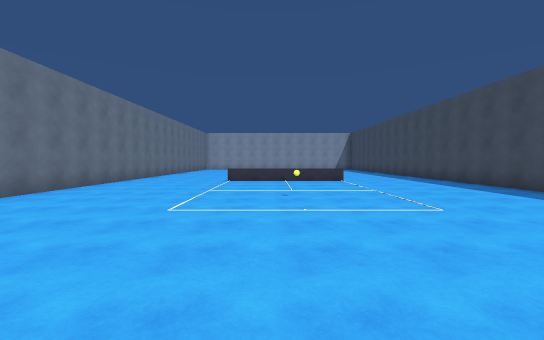
[1] (above)

16 first-person views from a walk through a 3-D level made in the Unity game engine. The camera is 1.5 m above the floor, tilts 2° down and sees 90° across. The floor is counted in squares, 2 m on a side. Each view is taken from the middle of a square. On the plan, view 1 faces up. The plan holds only what a view shows up to about 10 squares ahead; the rest is blank. The player character is not drawn. Surface patterns are stand-ins for the level's own textures.

[2]
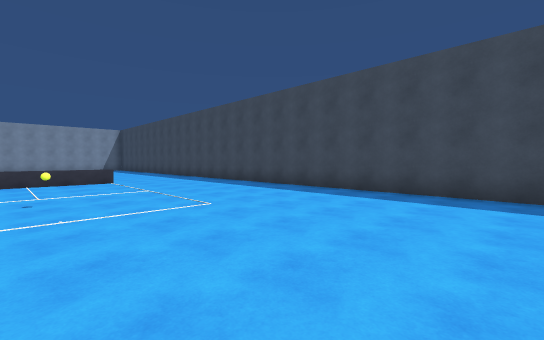

[3]
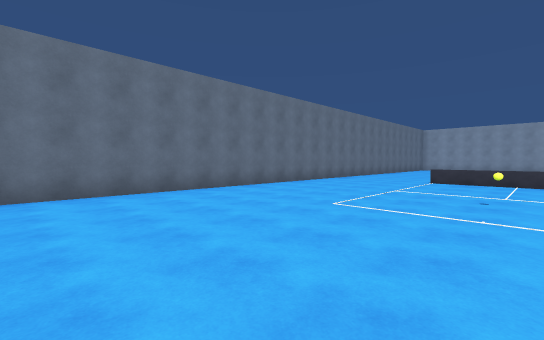

[4]
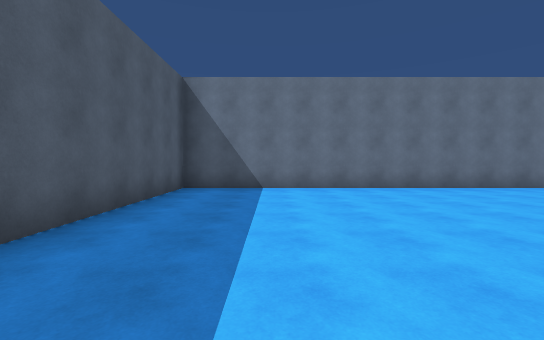

[5]
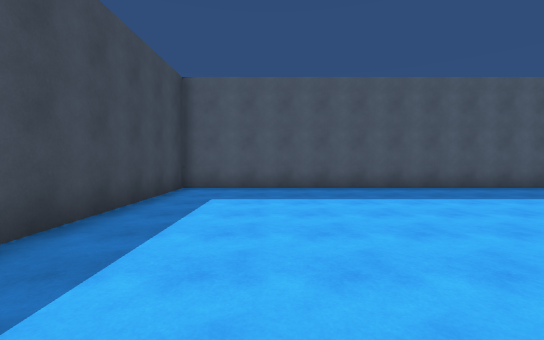

[6]
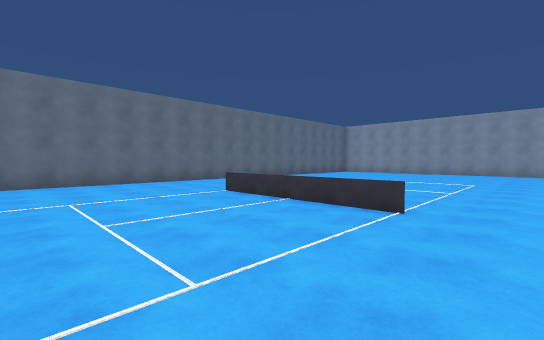

[7]
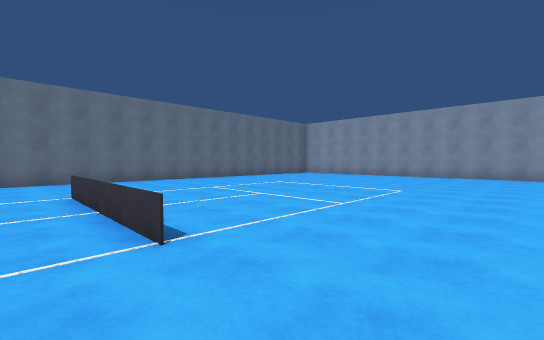

[8]
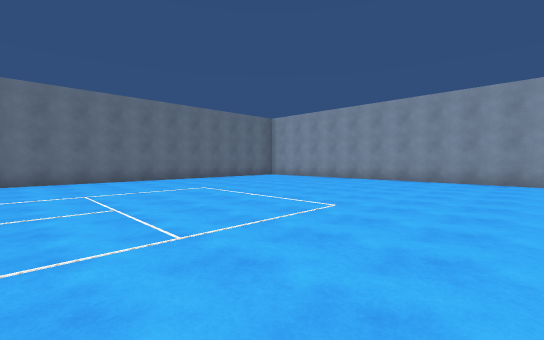

[9]
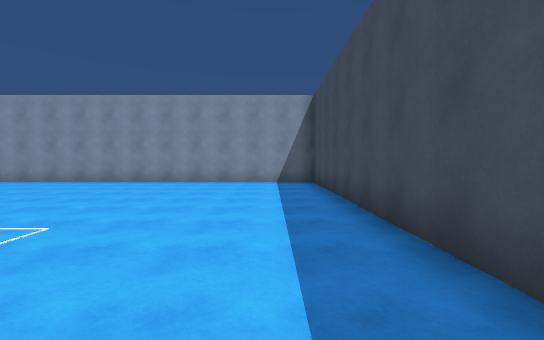

[10]
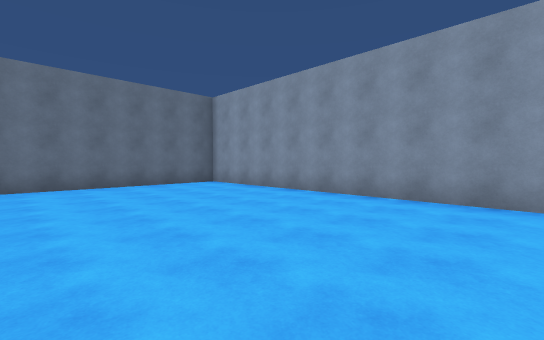

[11]
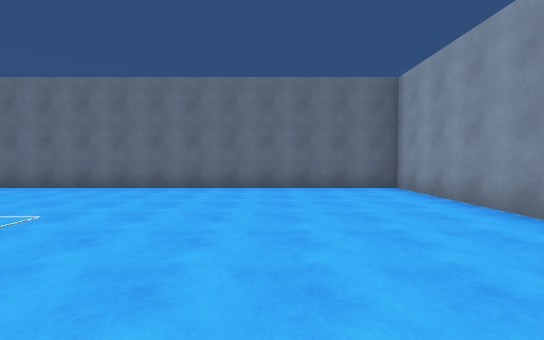

[12]
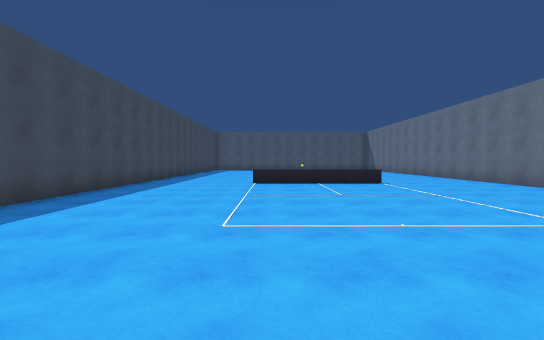

[13]
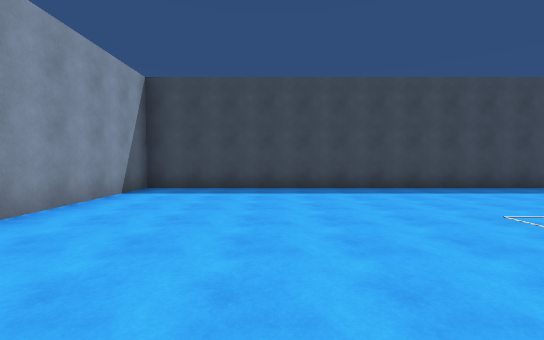

[14]
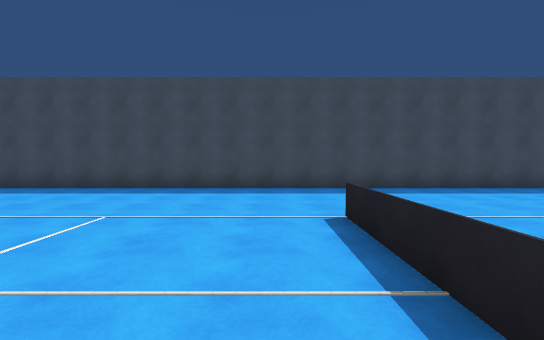

[15]
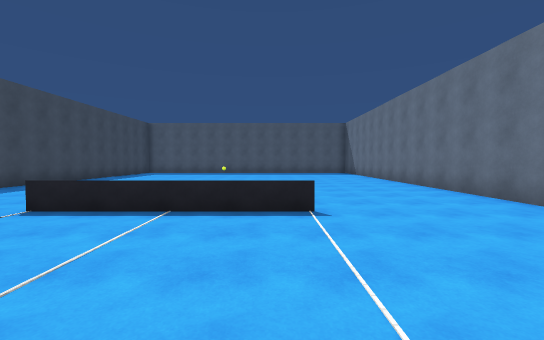

[16]
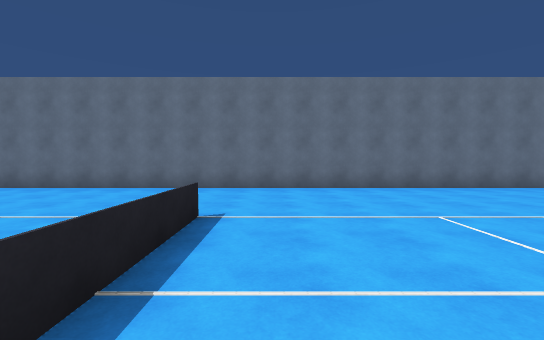

### Floor plan
Ten units are one square. View 1 is at (0, 0); x grows to the right and y downward. Boxes are objects, and circles mark ways between rooms. Rooms are numbered by the first view taken in them; rooms with no view inside come last. Other rooms are left out.
<svg viewBox="-59 -229 128 258">
<path fill="none" stroke="#000" d="M-54 -85 -54 24 64 24 64 -85M28 -100 -16 -100M64 -85 64 -224 -54 -224 -54 -85M-18 -100 26 -100"/>
<rect x="-5" y="-65" width="10" height="10" fill="#bbb"><title>other object</title></rect>
<circle cx="-35" cy="-92" r="3" fill="#2a7"/>
<circle cx="45" cy="-90" r="3" fill="#2a7"/>
<text x="0" y="-30">1</text>
<text x="10" y="-160">2</text>
</svg>
Room 1 opens to room 2.

Where each view was taken, in squares from view 1:
view 1: 0 up, 0 right, facing up
view 2: 0 up, 0 right, facing up-right
view 3: 0 up, 1 right, facing up-left
view 4: 0 up, 2 right, facing left
view 5: 5 up, 4 right, facing down
view 6: 6 up, 4 right, facing up-left
view 7: 9 up, 5 right, facing up-left
view 8: 12 up, 5 right, facing up-left
view 9: 13 up, 5 right, facing up
view 10: 17 up, 3 right, facing up-left
view 11: 19 up, 2 right, facing left
view 12: 19 up, 2 right, facing down
view 13: 19 up, 1 left, facing right
view 14: 11 up, 1 left, facing right
view 15: 14 up, 1 left, facing down
view 16: 11 up, 2 right, facing left
